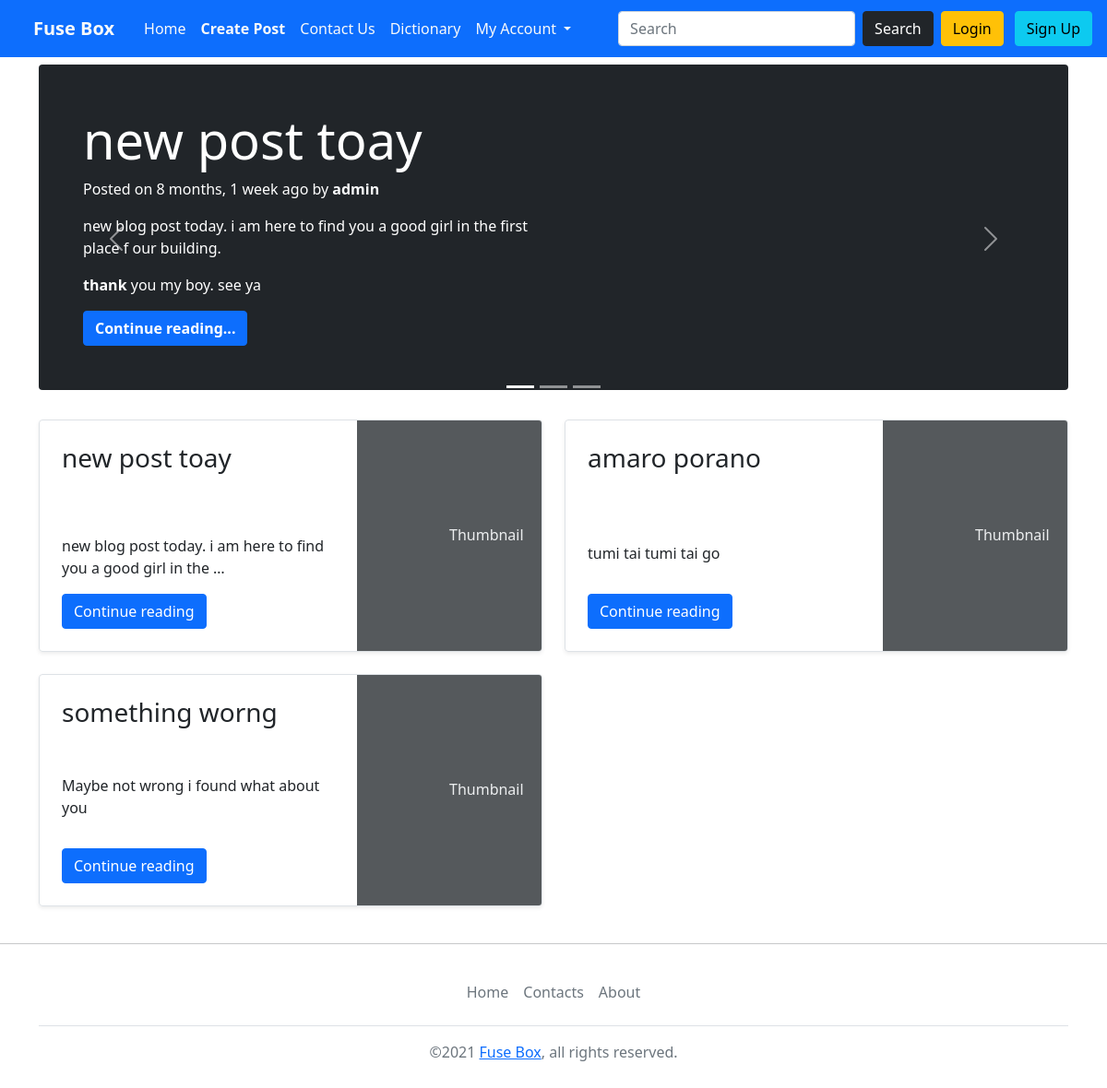
The page / on the database its author committed.
### Blog_App/models.py (models this page shows, shortened)
class Blog_Post(models.Model):
    sl_no = models.AutoField(primary_key=True)
    author = models.ForeignKey(User, on_delete=models.CASCADE)
    title = models.CharField(max_length=400)
    content = RichTextField(blank=True, null=True)
    image = models.ImageField(upload_to='blog/images', blank=True)
    slug = models.SlugField(max_length=420, null=True, blank=True)
    is_approved = models.BooleanField(default=False)
    posted_at = models.DateTimeField(auto_now_add=True)
    updated_at = models.DateTimeField(auto_now=True)
    class Meta:
        ordering = ['is_approved']

### Blog_App/views.py (the view)
# urls.py: path("", views.index, name='index'),
def index(request):
    posts = Blog_Post.objects.filter(is_approved=True)
    last3 = posts.order_by('-sl_no')[:3][::-1]
    context = {"posts": posts, 'last1': last3[2], 'last2': last3[1], 'last3': last3[0]}
    return render(request, "index.html", context)

### templates/index.html (shortened to what this page needs)
{% extends 'base.html' %}
{% load humanize %}
{% block content %}
<div class="container">
<div id="carouselExampleIndicators" class="carousel slide my-2" data-bs-ride="carousel">
  <div class="carousel-indicators">
    <button type="button" data-bs-target="#carouselExampleIndicators" data-bs-slide-to="0" class="active" aria-current="true" aria-label="Slide 1"></button>
    <button type="button" data-bs-target="#carouselExampleIndicators" data-bs-slide-to="1" aria-label="Slide 2"></button>
    <button type="button" data-bs-target="#carouselExampleIndicators" data-bs-slide-to="2" aria-label="Slide 3"></button>
  </div>
  <div class="carousel-inner">
    <div class="carousel-item active">
    <div class="p-4 p-md-5 mb-4 text-white rounded bg-dark">
    <div class="col-md-6 px-0">
      <h1 class="display-4">{{last1.title|safe}}</h1>
      <p class="blog-post-meta">Posted on {{last1.posted_at|naturaltime}} by <a class="fw-bold text-light text-decoration-none" href="#">{{last1.author}}</a></p>
      <p class="lead my-3">{{last1.content|safe|truncatewords:30}}</p>
      <p class="lead mb-0"><a href="single_post/{{last1.slug}}" class="text-white fw-bold btn btn-primary">Continue reading...</a></p>
    </div>
  </div>
    </div>
  </div>
  <button class="carousel-control-prev" type="button" data-bs-target="#carouselExampleIndicators" data-bs-slide="prev">
    <span class="carousel-control-prev-icon" aria-hidden="true"></span>
  </button>
  <button class="carousel-control-next" type="button" data-bs-target="#carouselExampleIndicators" data-bs-slide="next">
    <span class="carousel-control-next-icon" aria-hidden="true"></span>
  </button>
</div>
</div>
<div class="container">
    <div class="row mb-2">
        {% for post in posts reversed %}
          <div class="col-md-6">
            <div class="row g-0 border rounded overflow-hidden flex-md-row mb-4 shadow-sm h-md-250 position-relative">
              <div class="col p-4 d-flex flex-column position-static">
                <h3 class="mb-0">{{post.title|safe}}</h3>
                <p class="card-text mb-auto">{{post.content|safe|truncatewords:15}}</p>
                <a href="single_post/{{post.slug}}" class="link"><button class="btn btn-primary">Continue reading</button></a>
              </div>
              <div class="col-auto d-none d-lg-block">
                <svg class="bd-placeholder-img" width="200" height="250" xmlns="http://www.w3.org/2000/svg" role="img" aria-label="Placeholder: Thumbnail" preserveAspectRatio="xMidYMid slice" focusable="false"><title>Placeholder</title><rect width="100%" height="100%" fill="#55595c"></rect><text x="50%" y="50%" fill="#eceeef" dy=".3em">Thumbnail</text></svg>
              </div>
            </div>
          </div>
          {% endfor %}
    </div>
</div>
{% endblock content %}

### templates/base.html (shortened to what this page needs)
<!doctype html>
<html lang="en">
  <head>
    <link href="https://cdn.jsdelivr.net/npm/bootstrap@5.0.2/dist/css/bootstrap.min.css" rel="stylesheet">
  </head>
  <body>
<nav class="navbar navbar-expand-lg navbar-light bg-primary bg-opacity-75">
  <div class="container-fluid">
    <a class="navbar-brand mx-4 text-light fw-bolder" href="/">Fuse Box</a>
    <div class="collapse navbar-collapse" id="navbarSupportedContent">
      <ul class="navbar-nav me-auto mb-2 mb-lg-0">
        <li class="nav-item">
          <a class="nav-link active fw-normal text-light" aria-current="page" href="/">Home</a>
        </li>
        <li class="nav-item">
          <a class="nav-link active text-light fw-bold" href="/create_post">Create Post</a>
        </li>
        <li class="nav-item">
          <a class="nav-link active text-light fw-normal" href="/contact_me">Contact Us</a>
        </li>
        <li class="nav-item">
          <a class="nav-link active text-light fw-normal" href="/dictionary">Dictionary</a>
        </li>
        <li class="nav-item dropdown">
          <a class="nav-link dropdown-toggle fw-normal text-light" href="#" id="navbarDropdown" role="button" data-bs-toggle="dropdown" aria-expanded="false">
            My Account
          </a>
        </li>
      </ul>
      <form class="d-flex" method="GET" action="/search">
        <input class="form-control me-2" type="search" placeholder="Search" name="query" aria-label="Search">
        <button class="btn btn-dark" type="submit">Search</button>
      </form>
{% if not user.is_authenticated %}
  <div>
  <button type="button" class="btn btn-warning mx-2" data-bs-toggle="modal" data-bs-target="#login-form">
    Login
  </button>
 </div>
 <div>
<button type="button" class="btn btn-info mx-1 my-1" data-bs-toggle="modal" data-bs-target="#sign-up-form">
  Sign Up
</button>
 </div>
 {% endif %}
    </div>
  </div>
</nav>
{% block content %}{% endblock content %}
<hr>
<div class="container-fluid">
    <div class="container">
        <footer class="py-3 my-3">
            <ul class="nav justify-content-center border-bottom pb-3 mb-3">
            <li class="nav-item"><a href="/" class="nav-link px-2 text-muted">Home</a></li>
            <li class="nav-item"><a href="/contact_me" class="nav-link px-2 text-muted">Contacts</a></li>
            <li class="nav-item"><a href="/about_us" class="nav-link px-2 text-muted">About</a></li>
            </ul>
            <p class="text-center text-muted">©2021 <a href="/">Fuse Box</a>, all rights reserved.</p>
        </footer>
        </div>
</div>
  </body>
</html>

### rows shown on the page
Blog_Post: title "new post toay", posted_at "8 months, 1 week ago", author "admin", content "new blog post today. i am here to find you a good girl in the first place f our building. thank you my boy. see ya", content "new blog post today. i am here to find you a good girl in the …"
Blog_Post: title "amaro porano", content "tumi tai tumi tai go"
Blog_Post: title "something worng", content "Maybe not wrong i found what about you"
